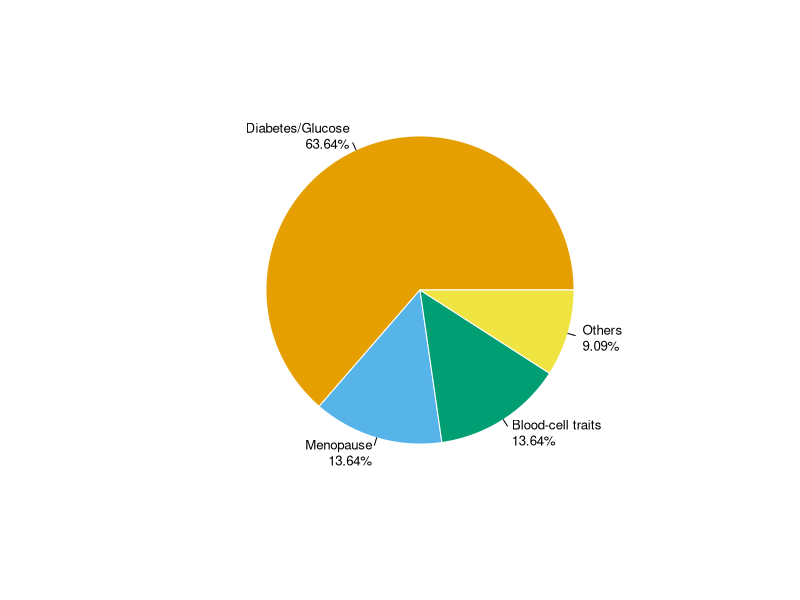
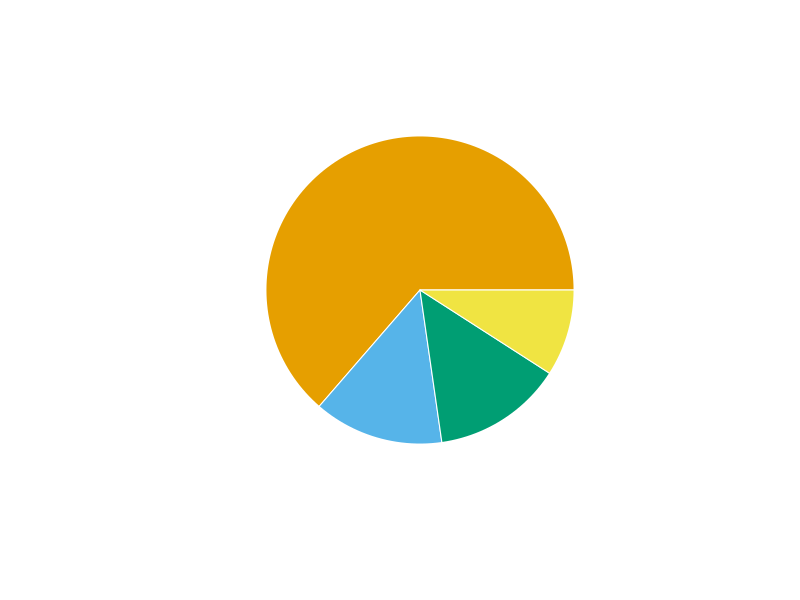

Write the R code that produced these figures, in order.
args    <- commandArgs(trailingOnly=TRUE)
if(is.na(args[1])){
        stop("Usage:Rscript *.R <go>\n")
}

library(dplyr)

# Create Data
data <- read.table("GWAS_Catalog.groupings.tabulated.txt", sep="\t", header=TRUE)

data <- data %>% 
  mutate(prop = round(value / sum(data$value) *100, digits = 3)) %>%
  mutate(ypos = cumsum(prop)- 0.5*prop ) %>%
  mutate(label0 = paste(round(prop,2), "%", sep = "") )

# Combine the labels with the percentages
labels <- paste(data$group, data$label0, sep = "\n")

mycolors<-palette.colors(palette = "Okabe-Ito")
mycolors2<-hcl.colors(n=10, palette="Dark2")

pdf(file="GWAS.catalog.pie.pdf", w=7, h=7)
# Create the pie chart
#par(lwd = 2)
pie(data$value, labels = labels, main = "", col = mycolors[1:length(data$value)+1], border="white", cex=0.8)
#par(lwd = 1)
# Add a legend to the chart

#legend("topleft", legend = labels, fill = mycolors[1:length(data$value)+1])
dev.off()


pdf(file="GWAS.catalog.pie.no_label.pdf", w=5, h=5)
pie(data$value, labels = NA, main = "", col = mycolors[1:length(data$value)+1], border="white", cex=0.8)
dev.off()
